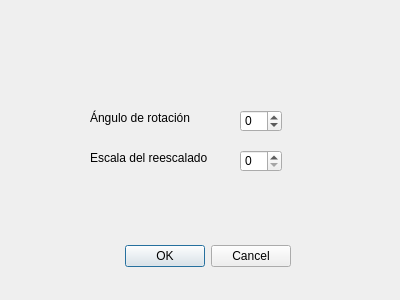
<?xml version="1.0" encoding="UTF-8"?>
<ui version="4.0">
 <class>Rotar_reescalar</class>
 <widget class="QDialog" name="Rotar_reescalar">
  <property name="geometry">
   <rect>
    <x>0</x>
    <y>0</y>
    <width>400</width>
    <height>300</height>
   </rect>
  </property>
  <property name="windowTitle">
   <string>Dialog</string>
  </property>
  <widget class="QDialogButtonBox" name="buttonBox">
   <property name="geometry">
    <rect>
     <x>-50</x>
     <y>240</y>
     <width>341</width>
     <height>32</height>
    </rect>
   </property>
   <property name="orientation">
    <enum>Qt::Horizontal</enum>
   </property>
   <property name="standardButtons">
    <set>QDialogButtonBox::Cancel|QDialogButtonBox::Ok</set>
   </property>
  </widget>
  <widget class="QSpinBox" name="spinBox">
   <property name="geometry">
    <rect>
     <x>240</x>
     <y>110</y>
     <width>42</width>
     <height>22</height>
    </rect>
   </property>
   <property name="minimum">
    <number>-360</number>
   </property>
   <property name="maximum">
    <number>360</number>
   </property>
  </widget>
  <widget class="QSpinBox" name="spinBox_2">
   <property name="geometry">
    <rect>
     <x>240</x>
     <y>150</y>
     <width>42</width>
     <height>22</height>
    </rect>
   </property>
  </widget>
  <widget class="QLabel" name="label">
   <property name="geometry">
    <rect>
     <x>90</x>
     <y>110</y>
     <width>111</width>
     <height>16</height>
    </rect>
   </property>
   <property name="text">
    <string>Ángulo de rotación</string>
   </property>
  </widget>
  <widget class="QLabel" name="label_2">
   <property name="geometry">
    <rect>
     <x>90</x>
     <y>150</y>
     <width>131</width>
     <height>16</height>
    </rect>
   </property>
   <property name="text">
    <string>Escala del reescalado</string>
   </property>
  </widget>
 </widget>
 <resources/>
 <connections>
  <connection>
   <sender>buttonBox</sender>
   <signal>accepted()</signal>
   <receiver>Rotar_reescalar</receiver>
   <slot>accept()</slot>
   <hints>
    <hint type="sourcelabel">
     <x>248</x>
     <y>254</y>
    </hint>
    <hint type="destinationlabel">
     <x>157</x>
     <y>274</y>
    </hint>
   </hints>
  </connection>
  <connection>
   <sender>buttonBox</sender>
   <signal>rejected()</signal>
   <receiver>Rotar_reescalar</receiver>
   <slot>reject()</slot>
   <hints>
    <hint type="sourcelabel">
     <x>316</x>
     <y>260</y>
    </hint>
    <hint type="destinationlabel">
     <x>286</x>
     <y>274</y>
    </hint>
   </hints>
  </connection>
 </connections>
</ui>
